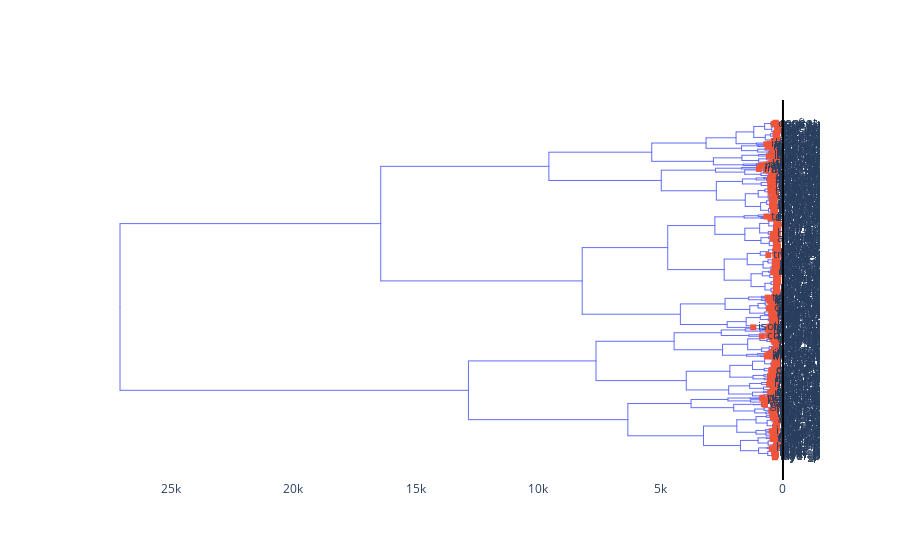

Here is the notebook cell this chart was saved with:
### Code cell
dendro(linkage, specs, True)

### Figure 1 — Plotly figure (JSON) as saved in the notebook; plotly's stock layout.template omitted (floating-point values rounded to 4 significant figures; data arrays with more than 128 entries replaced by an {"elided": "..."} marker saying what was removed)
{"data": [{"hoverinfo": "none", "hovertext": {"elided": "2641 null values"}, "line": {"width": 1}, "marker": {"size": 1}, "mode": "lines+markers", "type": "scatter", "x": {"elided": "2641 int values"}, "y": {"elided": "2641 float values"}}, {"hoverinfo": "skip", "marker": {"cmin": 0, "symbol": "square"}, "mode": "markers+text", "text": {"elided": "529 str values"}, "textposition": "middle right", "type": "scatter", "x": {"elided": "529 int values"}, "y": {"elided": "529 int values"}}], "layout": {"autosize": true, "dragmode": "pan", "plot_bgcolor": "white", "shapes": [{"line": {"color": "black"}, "type": "line", "x0": 0, "x1": 0, "xref": "x", "y0": 0, "y1": 1, "yref": "y domain"}], "showlegend": false, "uirevision": "yes", "xaxis": {"autorange": true, "range": [28640.0, -1445.0], "type": "linear"}, "yaxis": {"autorange": true, "range": [-328.3, 5618.0], "type": "linear", "visible": false}}}
